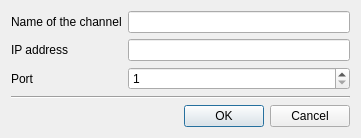
<?xml version="1.0" encoding="UTF-8"?>
<ui version="4.0">
 <class>ChannelAttributesDialog</class>
 <widget class="QDialog" name="ChannelAttributesDialog">
  <property name="geometry">
   <rect>
    <x>0</x>
    <y>0</y>
    <width>361</width>
    <height>136</height>
   </rect>
  </property>
  <property name="windowTitle">
   <string>Enter channel's attributes</string>
  </property>
  <layout class="QVBoxLayout" name="verticalLayout">
   <item>
    <layout class="QGridLayout" name="gridLayout">
     <item row="0" column="0">
      <widget class="QLabel" name="label">
       <property name="text">
        <string>Name of the channel</string>
       </property>
      </widget>
     </item>
     <item row="0" column="1">
      <widget class="QLineEdit" name="m_name"/>
     </item>
     <item row="1" column="0">
      <widget class="QLabel" name="label_2">
       <property name="text">
        <string>IP address</string>
       </property>
      </widget>
     </item>
     <item row="1" column="1">
      <widget class="QLineEdit" name="m_ip"/>
     </item>
     <item row="2" column="0">
      <widget class="QLabel" name="label_3">
       <property name="text">
        <string>Port</string>
       </property>
      </widget>
     </item>
     <item row="2" column="1">
      <widget class="QSpinBox" name="m_port">
       <property name="minimum">
        <number>1</number>
       </property>
       <property name="maximum">
        <number>65536</number>
       </property>
      </widget>
     </item>
    </layout>
   </item>
   <item>
    <spacer name="verticalSpacer">
     <property name="orientation">
      <enum>Qt::Vertical</enum>
     </property>
     <property name="sizeHint" stdset="0">
      <size>
       <width>20</width>
       <height>0</height>
      </size>
     </property>
    </spacer>
   </item>
   <item>
    <widget class="Line" name="line">
     <property name="orientation">
      <enum>Qt::Horizontal</enum>
     </property>
    </widget>
   </item>
   <item>
    <widget class="QDialogButtonBox" name="m_buttons">
     <property name="orientation">
      <enum>Qt::Horizontal</enum>
     </property>
     <property name="standardButtons">
      <set>QDialogButtonBox::Cancel|QDialogButtonBox::Ok</set>
     </property>
    </widget>
   </item>
  </layout>
 </widget>
 <resources/>
 <connections>
  <connection>
   <sender>m_buttons</sender>
   <signal>rejected()</signal>
   <receiver>ChannelAttributesDialog</receiver>
   <slot>reject()</slot>
   <hints>
    <hint type="sourcelabel">
     <x>316</x>
     <y>260</y>
    </hint>
    <hint type="destinationlabel">
     <x>286</x>
     <y>274</y>
    </hint>
   </hints>
  </connection>
 </connections>
</ui>
